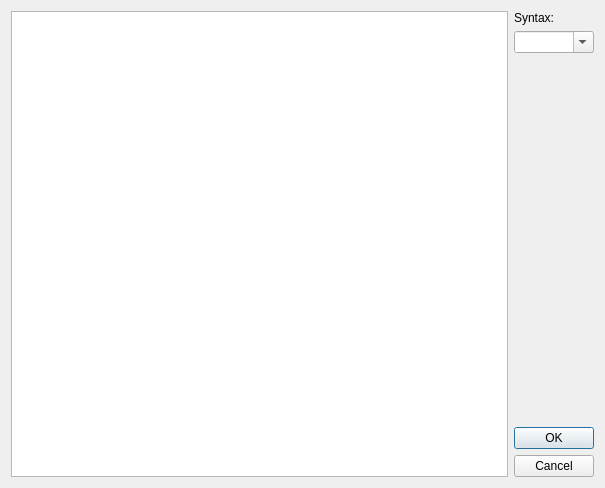
<?xml version="1.0" encoding="UTF-8"?>
<ui version="4.0">
 <class>CodePaster</class>
 <widget class="QDialog" name="CodePaster">
  <property name="geometry">
   <rect>
    <x>0</x>
    <y>0</y>
    <width>605</width>
    <height>488</height>
   </rect>
  </property>
  <property name="windowTitle">
   <string>Post Code with Highlighting</string>
  </property>
  <layout class="QHBoxLayout" name="horizontalLayout">
   <item>
    <widget class="QTextEdit" name="codeEdit">
     <property name="lineWrapMode">
      <enum>QTextEdit::FixedColumnWidth</enum>
     </property>
     <property name="lineWrapColumnOrWidth">
      <number>79</number>
     </property>
    </widget>
   </item>
   <item>
    <layout class="QVBoxLayout" name="verticalLayout">
     <item>
      <widget class="QLabel" name="label">
       <property name="text">
        <string>Syntax:</string>
       </property>
      </widget>
     </item>
     <item>
      <widget class="QComboBox" name="syntaxSelect">
       <property name="editable">
        <bool>true</bool>
       </property>
      </widget>
     </item>
     <item>
      <spacer name="verticalSpacer">
       <property name="orientation">
        <enum>Qt::Vertical</enum>
       </property>
       <property name="sizeHint" stdset="0">
        <size>
         <width>20</width>
         <height>40</height>
        </size>
       </property>
      </spacer>
     </item>
     <item>
      <widget class="QDialogButtonBox" name="buttons">
       <property name="sizePolicy">
        <sizepolicy hsizetype="Preferred" vsizetype="Fixed">
         <horstretch>0</horstretch>
         <verstretch>0</verstretch>
        </sizepolicy>
       </property>
       <property name="layoutDirection">
        <enum>Qt::LeftToRight</enum>
       </property>
       <property name="orientation">
        <enum>Qt::Vertical</enum>
       </property>
       <property name="standardButtons">
        <set>QDialogButtonBox::Cancel|QDialogButtonBox::Ok</set>
       </property>
       <property name="centerButtons">
        <bool>false</bool>
       </property>
      </widget>
     </item>
    </layout>
   </item>
  </layout>
 </widget>
 <resources/>
 <connections/>
</ui>
